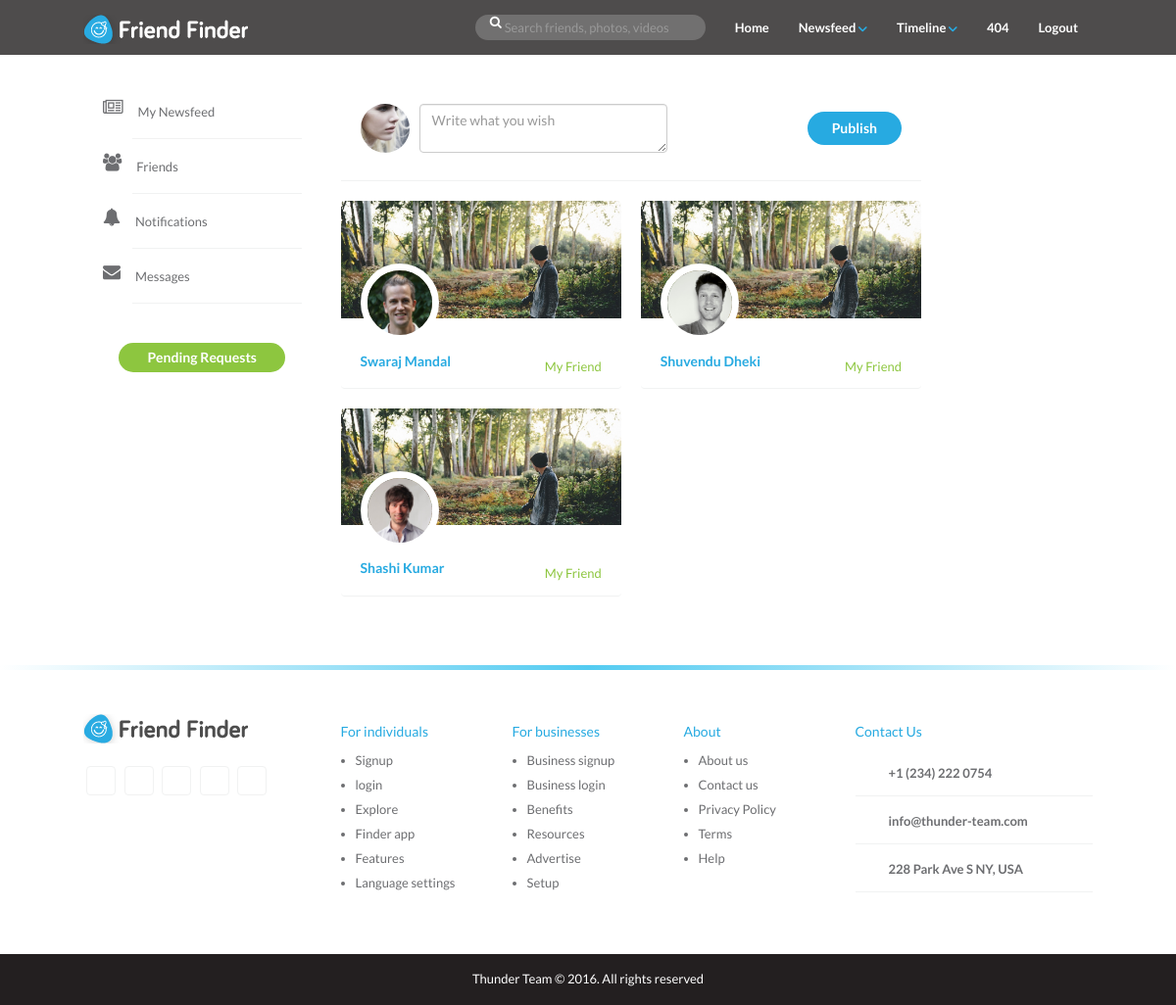
Page /newsfeed_friends (signed in) on the earlier database version.
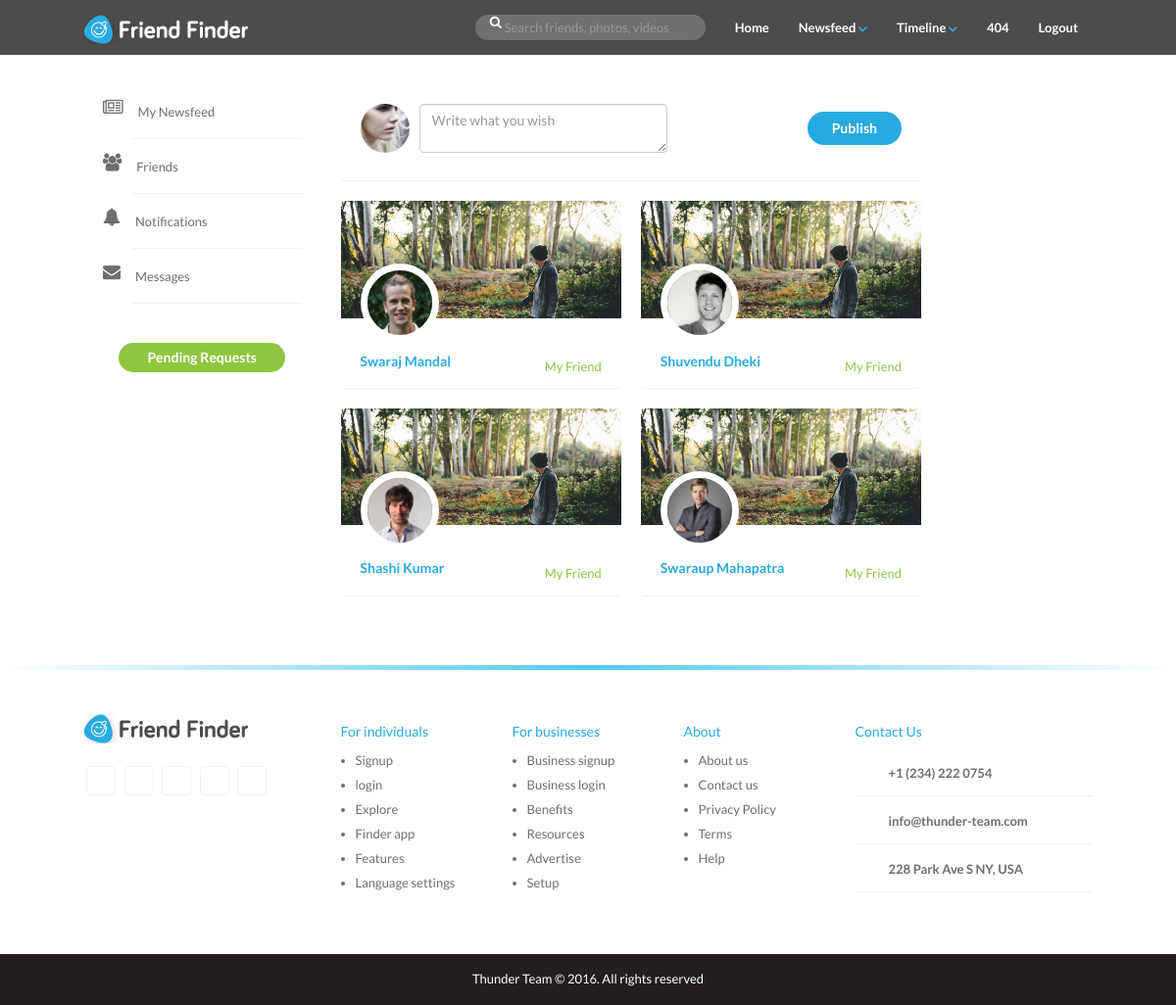
Same page on the later database version.
### socialapp/models.py (models this page shows, shortened)
class Friends(models.Model):
    user=models.ForeignKey(User,on_delete=models.CASCADE,related_name='user_id')
    friend=models.ForeignKey(User,on_delete=models.CASCADE,related_name='friend_id')

class User_Personal(models.Model):
    user = models.OneToOneField(User,on_delete=models.CASCADE,)
    dob=models.DateField()
    gender=models.CharField(max_length=50)
    city=models.CharField(max_length=100)
    country=models.CharField(max_length=100)
    profilepic=models.ImageField(upload_to='profile_pics',blank=True)
    about_text=models.TextField(blank=True)

### socialapp/views.py (the view)
# urls.py: path('newsfeed_friends',views.newsfeed_friends,name='newsfeed_friends'),
def newsfeed_friends(request):
    friends_list=Friends.objects.filter(user=request.user)
    return render(request, 'fb_activites/newsfeed-friends.html',{
                                                                 'friends_list':friends_list,
                                                                 'media_url': settings.MEDIA_URL
                                                                 })

### templates/fb_activites/newsfeed-friends.html
{% extends 'socialapp/header.html' %}
{% load staticfiles %}
{% block body %}
<div id="page-contents">
    	<div class="container">
    		<div class="row">
          {%  include 'socialapp/leftsidebar.html'%}
    			<div class="col-md-7">
            <div class="create-post">
            	<div class="row">
            		<div class="col-md-7 col-sm-7">
                  <div class="form-group">
                    <img src="{% static "images/users/user-1.jpg" %}" alt="" class="profile-photo-md" />
                    <textarea name="texts" id="exampleTextarea" cols="30" rows="1" class="form-control" placeholder="Write what you wish"></textarea>
                  </div>
                </div>
            		<div class="col-md-5 col-sm-5">
                  <div class="tools">
                    <ul class="publishing-tools list-inline">
                      <li><a href="#"><i class="ion-compose"></i></a></li>
                      <li><a href="#"><i class="ion-images"></i></a></li>
                      <li><a href="#"><i class="ion-ios-videocam"></i></a></li>
                      <li><a href="#"><i class="ion-map"></i></a></li>
                    </ul>
                    <button class="btn btn-primary pull-right">Publish</button>
                  </div>
                </div>
            	</div>
            </div>
            <div class="friend-list">
            	<div class="row">
                {% for f in friends_list %}
                <div class="col-md-6 col-sm-6">
                  <div class="friend-card">
                  	<img src="{% static "images/covers/5.jpg" %}" alt="profile-cover" class="img-responsive cover" />
                  	<div class="card-info">
                      <img src="{{media_url}}{{f.friend.user_personal.profilepic}}" alt="user" class="profile-photo-lg" />
                      <div class="friend-info">
                        <a href="#" class="pull-right text-green">My Friend</a>
                      	<h5><a href="/see_other_profile/{{ f.friend_id }}" class="profile-link">{{ f.friend.first_name }} {{ f.friend.last_name }}</a></h5>
                      </div>
                    </div>
                  </div>
                </div>
                {% endfor %}
            	</div>
            </div>
          </div>
    		</div>
    	</div>
    </div>
{% include 'socialapp/footer.html' %}
{% endblock %}

### templates/socialapp/header.html (shortened to what this page needs)
{% load staticfiles %}
<!DOCTYPE html>
<html lang="en">
	<head>
        <link rel="stylesheet" href="{% static "css/bootstrap.min.css" %}">
		<link rel="stylesheet" href="{% static "css/style.css" %}" />
		<link rel="stylesheet" href="{% static "css/ionicons.min.css" %}" />
    	<link rel="stylesheet" href="https://stackpath.bootstrapcdn.com/font-awesome/4.7.0/css/font-awesome.min.css" />
	</head>
	<body>
    {% if user.is_authenticated %}
		<header id="header-inverse">
      <nav id="myHeader" class="navbar navbar-default  menu">
        <div class="container">
          <div class="navbar-header">
            <a class="navbar-brand" href="index-register.html"><img src="{% static "images/logo.png" %}" alt="logo" /></a>
          </div>
          <div class="collapse navbar-collapse" id="bs-example-navbar-collapse-1">
            <ul class="nav navbar-nav navbar-right main-menu">
              <li class="dropdown">
                <a href="{% url 'socialapp:index' %}" class="dropdown-toggle"  role="button" aria-haspopup="true" aria-expanded="false">Home </a>
              </li>
              <li class="dropdown">
                <a href="#" class="dropdown-toggle" data-toggle="dropdown" role="button" aria-haspopup="true" aria-expanded="false">Newsfeed <span><img src="{% static "images/down-arrow.png" %}" alt="" /></span></a>
              </li>
              <li class="dropdown">
                <a href="#" class="dropdown-toggle" data-toggle="dropdown" role="button" aria-haspopup="true" aria-expanded="false">Timeline <span><img src="{% static "images/down-arrow.png" %}" alt="" /></span></a>
              </li>
               <li class="dropdown"><a href="{% url 'socialapp:404' %}">404</a></li>
               <li class="dropdown"><a href="{% url 'socialapp:user_logout' %}">Logout</a></li>
            </ul>
            <form class="navbar-form navbar-right hidden-sm">
              <div class="form-group">
                <i class="icon fa fa-search"></i>
                <input type="text" class="form-control" placeholder="Search friends, photos, videos">
              </div>
            </form>
          </div>
        </div>
      </nav>
    </header>
    {% endif %}
    {% block body %}{% endblock %}

### templates/socialapp/leftsidebar.html (shortened to what this page needs)
{% load staticfiles %}
<div class="col-md-3 static">
            <ul class="nav-news-feed">
              <li><i class="fa fa-newspaper-o"></i><div><a href="{% url 'socialapp:newsfeed' %}">My Newsfeed</a></div></li>
              <li><i class="fa fa-users"></i><div><a href="{% url 'socialapp:newsfeed_friends' %}">Friends</a></div></li>
              <li><i class="fa fa-bell"></i><div><a href="{% url 'socialapp:request_notifications' %}">Notifications</a></div></li>
              <li><i class="fa fa-envelope"></i><div><a href="{% url 'socialapp:newsfeed_messages' %}">Messages</a></div></li>
            </ul>
            <div id="chat-block">
              <div class="title">Pending Requests</div>
                    <div class="col-md-2 static">
                    </div>
            </div>
          </div>

### templates/socialapp/footer.html (shortened to what this page needs)
{% load staticfiles %}
    <footer id="footer">
      <div class="container">
      	<div class="row">
          <div class="footer-wrapper">
            <div class="col-md-3 col-sm-3">
              <a href=""><img src="{% static "images/logo-black.png" %}" alt="" class="footer-logo" /></a>
              <ul class="list-inline social-icons">
              	<li><a href="#"><i class="icon ion-social-facebook"></i></a></li>
              	<li><a href="#"><i class="icon ion-social-twitter"></i></a></li>
              	<li><a href="#"><i class="icon ion-social-googleplus"></i></a></li>
              	<li><a href="#"><i class="icon ion-social-pinterest"></i></a></li>
              	<li><a href="#"><i class="icon ion-social-linkedin"></i></a></li>
              </ul>
            </div>
            <div class="col-md-2 col-sm-2">
              <h5>For individuals</h5>
              <ul class="footer-links">
                <li><a href="">Signup</a></li>
                <li><a href="">login</a></li>
                <li><a href="">Explore</a></li>
                <li><a href="">Finder app</a></li>
                <li><a href="">Features</a></li>
                <li><a href="">Language settings</a></li>
              </ul>
            </div>
            <div class="col-md-2 col-sm-2">
              <h5>For businesses</h5>
              <ul class="footer-links">
                <li><a href="">Business signup</a></li>
                <li><a href="">Business login</a></li>
                <li><a href="">Benefits</a></li>
                <li><a href="">Resources</a></li>
                <li><a href="">Advertise</a></li>
                <li><a href="">Setup</a></li>
              </ul>
            </div>
            <div class="col-md-2 col-sm-2">
              <h5>About</h5>
              <ul class="footer-links">
                <li><a href="">About us</a></li>
                <li><a href="">Contact us</a></li>
                <li><a href="">Privacy Policy</a></li>
                <li><a href="">Terms</a></li>
                <li><a href="">Help</a></li>
              </ul>
            </div>
            <div class="col-md-3 col-sm-3">
              <h5>Contact Us</h5>
              <ul class="contact">
                <li><i class="icon ion-ios-telephone-outline"></i>+1 (234) 222 0754</li>
                <li><i class="icon ion-ios-email-outline"></i>info@thunder-team.com</li>
                <li><i class="icon ion-ios-location-outline"></i>228 Park Ave S NY, USA</li>
              </ul>
            </div>
          </div>
      	</div>
      </div>
      <div class="copyright">
        <p>Thunder Team © 2016. All rights reserved</p>
      </div>
		</footer>
  </body>
</html>

### static/css/style.css (style rules this page uses)
html, body { height: 100%; width: 100%; }
body { font-family: 'Lato', sans-serif; line-height: 26px; color: #6d6e71; font-size: 13px; }
h1, h2, h3, h4, h5, h6 { color: #27aae1; }
.text-green { color: #8dc63f; }
.profile-link { font-weight: 600; }
a { color: #27aae1; }
a, a:active, a:focus { outline: none; }
.container { max-width: 1050px; }
#page-contents { padding: 30px 0 50px; }
.btn-primary { background: #27aae1; padding: 7px 25px; border: none; font-size: 14px; border-radius: 4px; color: #fff; position: relative; font-weight: 600; outline: none; border-radius: 30px; }
img.profile-photo-lg { height: 80px; width: 80px; border-radius: 50%; }
img.profile-photo-md { height: 50px; width: 50px; border-radius: 50%; }
ul { padding-left: 15px; }
ul li { list-style-image: url("../images/bullet.png"); }
.static { position: static; }
textarea { -webkit-box-sizing: border-box; -moz-box-sizing: border-box; box-sizing: border-box; width: 100%; }
.form-control { background: #fff; border: 1px solid #f1f2f2; box-shadow: none; border-radius: 4px; color: #939598; width: 100% !important; }
.menu { background: #231F20; border: none; border-radius: 0; margin-bottom: 0; }
.menu form { margin: 12px 0; }
.menu form .form-group { position:relative; }
.menu form .form-group i.icon { position: absolute; left: 15px; top: 3px; color: #fff; }
.menu form .form-group input.form-control { background: rgba(255,255,255, 0.2); border: 0; box-shadow: none; min-width: 235px; color: #fff; height: 26px; border-radius: 13px; font-size: 13px; padding-left: 30px; }
.menu ul.main-menu li a { line-height: 26px; }
.menu ul.main-menu li.dropdown a { color: #fff; font-size: 13px; font-weight: 600; }
.navbar-default .navbar-collapse, .navbar-default .navbar-form { border: 0; }
#header-inverse nav.menu { background: #030101b3; z-index: 1030; }
ul.nav-news-feed { padding-left: 20px; padding-right: 20px; margin: 0 0 40px 0; }
ul.nav-news-feed li { list-style: none; display: block; padding: 15px 0; }
ul.nav-news-feed li div { position: relative; margin-left: 30px; }
ul.nav-news-feed li div::after { content: ""; width: 100%; height: 1px; border-top: 1px solid #f1f2f2; position: absolute; bottom: -15px; left: 0; }
ul.nav-news-feed li a { color: #6d6e71; }
ul.nav-news-feed li i { font-size: 18px; margin-right: 15px; float: left; }
#chat-block { margin: 0 0 40px 0; text-align: center; }
#chat-block .title { background: #8dc63f; padding: 2px 20px; width: 70%; height: 30px; border-radius: 15px; position: relative; margin: 0 auto 20px; color: #fff; font-size: 14px; font-weight: 600; }
.create-post { width: 100%; min-height: 90px; padding: 20px; margin-bottom: 20px; border-bottom: 1px solid #f1f2f2; }
.create-post .form-group { margin-bottom: 0; display: inline-flex; }
.create-post .form-group .form-control { border: 1px solid #ccc; box-shadow: inset 0 1px 1px rgba(0,0,0,.075); }
.create-post .form-group img.profile-photo-md { margin-right: 10px; }
.create-post .tools { padding: 8px 0 10px; }
.create-post .tools ul.publishing-tools { display: inline-block; text-align:left; margin: 0; padding:5px 0; }
.create-post .tools ul.publishing-tools li a { color: #6d6e71; font-size: 18px; }
.friend-list .friend-card { border-radius: 4px; border-bottom: 1px solid #f1f2f2; overflow: hidden; margin-bottom: 20px; }
.friend-list .friend-card .card-info { padding: 0 20px 10px; }
.friend-list .friend-card .card-info img.profile-photo-lg { margin-top: -60px; border: 7px solid #fff; }
#footer { background: #fff; position: relative; }
#footer::before { content: ""; background: linear-gradient(to right, #ffffff 0%,#53cbf1 50%,#ffffff 100%); height: 5px; width: 100%; position: absolute; }
.footer-wrapper { padding: 50px 0; float: left; width: 100%; }
img.footer-logo { margin-bottom: 20px; }
ul.social-icons { margin: 0; }
ul.social-icons li { background: transparent; width: 30px; height: 30px; border: 1px solid #f1f2f2; border-radius: 4px; margin: 3px; text-align: center; }
ul.social-icons li a { color: #6d6e71; font-size: 15px; line-height: 30px; }
ul.footer-links li { line-height: 25px; }
ul.footer-links li a { color: #6d6e71; }
ul.contact { margin: 0; padding: 0; }
ul.contact li { list-style: none; padding: 15px 0; border-bottom: 1px solid #f1f2f2; font-size: 13px; font-weight: 600; line-height: 15px; }
ul.contact li i { font-size: 18px; margin-right: 20px; color: #27AAE1; }
.copyright { background: #231F20; text-align: center; color: #fff; padding: 12px 0 4px; }

Differences in the rows shown:
added Friends: friend.user_personal.profilepic (picture), friend.first_name "Swaraup", friend.last_name "Mahapatra"
